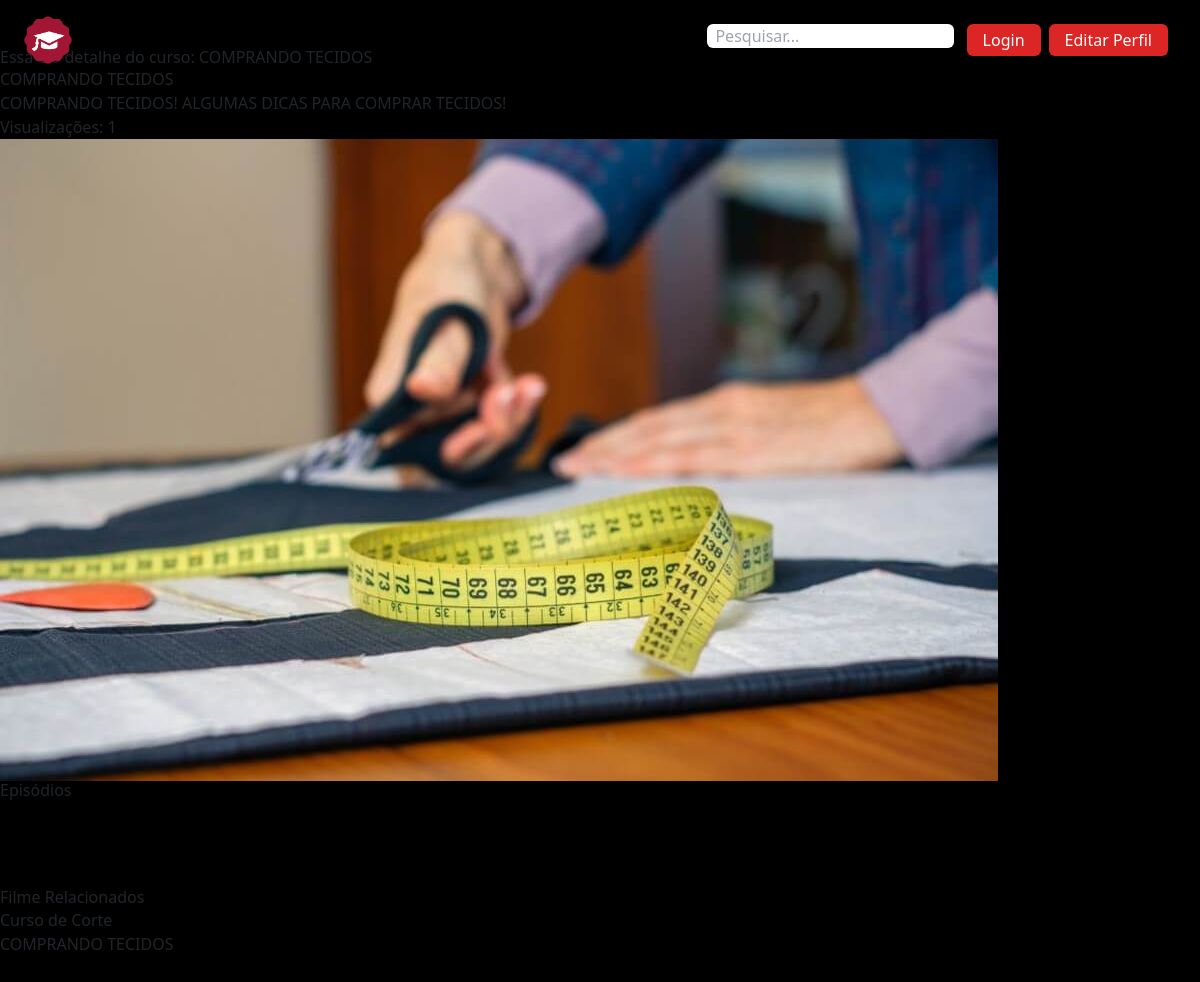
The app's page /cursos/6 with its own data.
### curso/models.py (models this page shows)
class Curso(models.Model):
    titulo = models.CharField(max_length=100)
    thumb = models.ImageField(upload_to='thumb_cursos')
    descricao = models.TextField(max_length=1000)
    categoria = models.CharField(max_length=20, choices=LISTA_CATEGORIAS)
    visualizacoes = models.IntegerField(default=0)
    data_criacao = models.DateTimeField(default=timezone.now)
    def __str__(self):
        return self.titulo

### curso/views.py (the view)
# urls.py: path('cursos/<int:pk>', Detalhescurso.as_view(), name='detalhescurso'),
class Detalhescurso(DetailView):
    template_name = 'detalhescurso.html'
    model = Curso
    def get(self, request, *args, **kwargs):
        curso = self.get_object()
        curso.visualizacoes += 1
        curso.save()
        return super().get(request, *args, **kwargs) # redireciona o usuario para a url final
    def get_context_data(self, **kwargs):
        context = super(Detalhescurso, self).get_context_data(**kwargs)
        cursos_relacionados = Curso.objects.filter(categoria=self.get_object().categoria)[0:5]
        context['cursos_relacionados'] = cursos_relacionados
        return context

### curso/novos_context.py (called while the page is built)
def lista_cursos_recentes(request):
    lista_cursos = Curso.objects.all().order_by('-data_criacao')[0:8]
    curso_destaque = lista_cursos[0]
    return {'lista_cursos_recentes': lista_cursos, 'curso_destaque': curso_destaque}

def lista_cursos_emalta(request):
    lista_cursos = Curso.objects.all().order_by('-visualizacoes')[0:8]
    return {'lista_cursos_emalta': lista_cursos}

### curso/templates/detalhescurso.html (shortened to what this page needs)
{% extends 'base.html' %}
{% block content %}
<div class="py-12">
    <h1>Essa é o detalhe do curso: {{ object.titulo }}</h1>
    <p>{{ object }}</p>
    <p>{{ object.descricao }}</p>
    <p>Visualizações: {{ object.visualizacoes }}
    </p>
    <img src="{{ object.thumb.url }}">
        <h2>Episódios</h2>
</div>
<div class="py-10">
    <h2>Filme Relacionados</h2>
    {% for curso in cursos_relacionados %}
    <p>
        <a href="{% url 'curso:detalhescurso' curso.pk %}">
            {{ curso.titulo }}
        </a>
    </p>
    {% endfor %}
</div>
{% endblock %}

### records on screen
Curso: titulo "COMPRANDO TECIDOS", descricao "COMPRANDO TECIDOS! ALGUMAS DICAS PARA COMPRAR TECIDOS!", visualizacoes "1", thumb (picture)
Curso: titulo "Curso de Corte"
